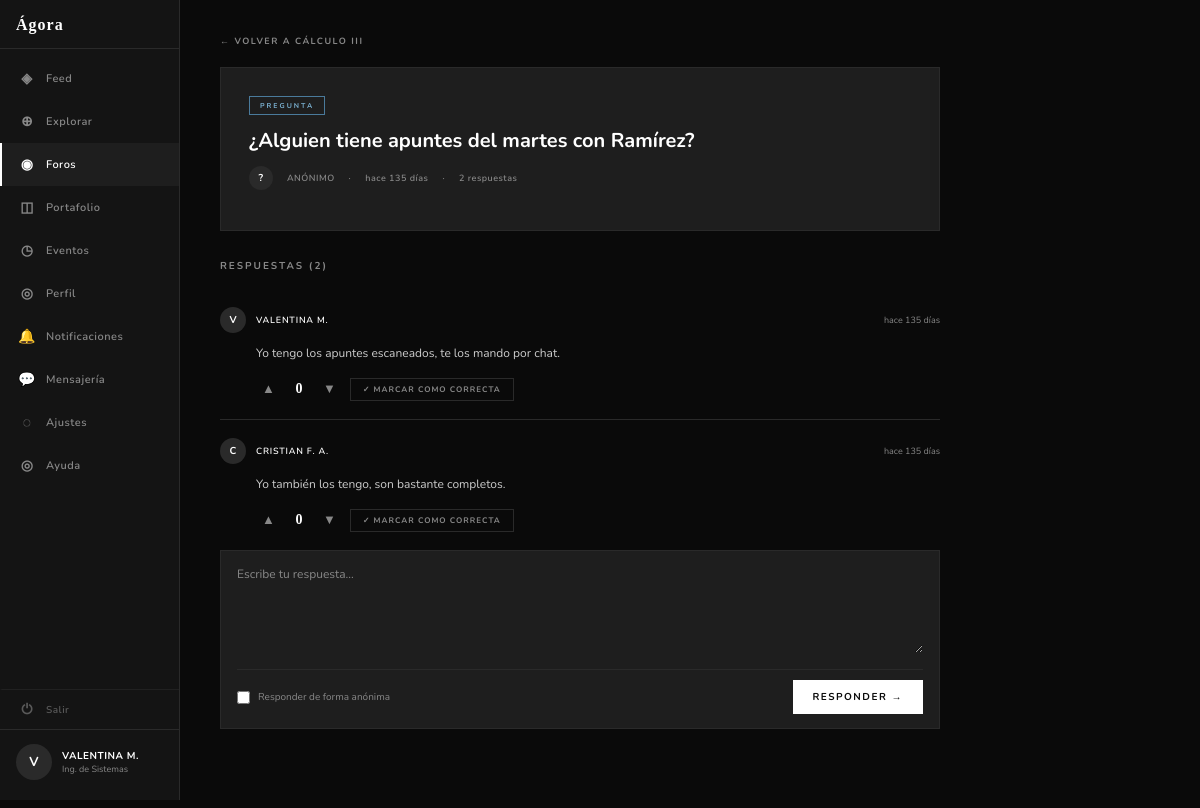
Page /foros/2/pregunta/1 (signed in) on the committed database.
### tables this page shows
CREATE TABLE usuarios (
    id           INTEGER PRIMARY KEY AUTOINCREMENT,
    nombre       TEXT    NOT NULL,
    correo       TEXT    NOT NULL UNIQUE,
    password     TEXT    NOT NULL,
    carrera      TEXT,
    universidad  TEXT,
    semestre     INTEGER,
    bio          TEXT,
    avatar_url   TEXT,
    rol          TEXT    NOT NULL DEFAULT 'estudiante',
                         -- 'estudiante' | 'moderador' | 'admin'
    verificado   INTEGER NOT NULL DEFAULT 0,   -- 1 = verificado
    activo       INTEGER NOT NULL DEFAULT 1,   -- 0 = suspendido/baneado
    creado_en    DATETIME DEFAULT CURRENT_TIMESTAMP
);

CREATE TABLE foros (
    id           INTEGER PRIMARY KEY AUTOINCREMENT,
    nombre       TEXT    NOT NULL UNIQUE,
    descripcion  TEXT,
    categoria    TEXT,   -- 'matematicas' | 'sistemas' | 'campus' | etc.
    creado_por   INTEGER REFERENCES usuarios(id),
    creado_en    DATETIME DEFAULT CURRENT_TIMESTAMP
);

CREATE TABLE preguntas_foro (
    id           INTEGER PRIMARY KEY AUTOINCREMENT,
    foro_id      INTEGER NOT NULL REFERENCES foros(id) ON DELETE CASCADE,
    autor_id     INTEGER REFERENCES usuarios(id),  -- NULL = anónimo
    tipo         TEXT    NOT NULL DEFAULT 'pregunta',
                         -- 'pregunta' | 'apuntes' | 'duda' | 'recurso' | 'debate'
    titulo       TEXT    NOT NULL,
    contenido    TEXT,
    es_anonimo   INTEGER NOT NULL DEFAULT 0,
    creado_en    DATETIME DEFAULT CURRENT_TIMESTAMP
);

CREATE TABLE respuestas_foro (
    id           INTEGER PRIMARY KEY AUTOINCREMENT,
    pregunta_id  INTEGER NOT NULL REFERENCES preguntas_foro(id) ON DELETE CASCADE,
    autor_id     INTEGER REFERENCES usuarios(id),
    contenido    TEXT    NOT NULL,
    es_anonimo   INTEGER NOT NULL DEFAULT 0,
    aceptada     INTEGER NOT NULL DEFAULT 0,  -- 1 = respuesta marcada como correcta
    creado_en    DATETIME DEFAULT CURRENT_TIMESTAMP
);

### app.py (the view)
@app.route('/foros/<int:foro_id>/pregunta/<int:pregunta_id>')
@login_required
def foro_pregunta(foro_id, pregunta_id):
    conn = get_db()
    cur  = conn.cursor()
    cur.execute("SELECT * FROM foros WHERE id = ?", (foro_id,))
    foro = cur.fetchone()
    if not foro:
        conn.close()
        flash('Foro no encontrado.', 'error')
        return redirect(url_for('foros'))
    cur.execute("""
        SELECT pf.*, u.nombre AS autor_nombre
        FROM preguntas_foro pf
        JOIN usuarios u ON u.id = pf.autor_id
        WHERE pf.id = ? AND pf.foro_id = ?
    """, (pregunta_id, foro_id))
    pregunta = cur.fetchone()
    if not pregunta:
        conn.close()
        flash('Pregunta no encontrada.', 'error')
        return redirect(url_for('foro_detalle', foro_id=foro_id))
    pregunta = dict(pregunta)
    pregunta['tiempo_relativo'] = tiempo_relativo(pregunta['creado_en'])
    cur.execute("""
        SELECT rf.id, rf.contenido, rf.es_anonimo, rf.aceptada, rf.creado_en,
               rf.autor_id, u.nombre AS autor_nombre,
               COALESCE((SELECT SUM(v.valor) FROM votos_respuesta v WHERE v.respuesta_id = rf.id), 0) AS votos,
               (SELECT v.valor FROM votos_respuesta v
                WHERE v.respuesta_id = rf.id AND v.usuario_id = ?) AS mi_voto
        FROM respuestas_foro rf
        JOIN usuarios u ON u.id = rf.autor_id
        WHERE rf.pregunta_id = ?
        ORDER BY rf.aceptada DESC, votos DESC, rf.creado_en ASC
    """, (session['user_id'], pregunta_id))
    filas = cur.fetchall()
    conn.close()
    respuestas = []
    for f in filas:
        d = dict(f)
        d['tiempo_relativo'] = tiempo_relativo(d['creado_en'])
        d['mi_voto'] = d['mi_voto'] or 0
        respuestas.append(d)
    es_autor_pregunta = (pregunta.get('autor_id') == session['user_id'])
    return render_template('foros/pregunta.html',
                           foro=dict(foro),
                           pregunta=pregunta,
                           respuestas=respuestas,
                           es_autor_pregunta=es_autor_pregunta)

### app.py (called while the page is built)
def get_db():
    conn = sqlite3.connect(DB)
    conn.row_factory = sqlite3.Row
    return conn

def tiempo_relativo(fecha_str):
    try:
        fecha = datetime.strptime(str(fecha_str), '%Y-%m-%d %H:%M:%S')
    except (ValueError, TypeError):
        return ''
    delta = datetime.now() - fecha
    segundos = int(delta.total_seconds())
    if segundos < 60:
        return 'ahora mismo'
    if segundos < 3600:
        return f'hace {segundos // 60}min'
    if segundos < 86400:
        return f'hace {segundos // 3600}h'
    return f'hace {delta.days} días'

def login_required(f):
    from functools import wraps
    @wraps(f)
    def decorated(*args, **kwargs):
        if not session.get('user_id'):
            return redirect(url_for('login'))
        return f(*args, **kwargs)
    return decorated

### templates/foros/pregunta.html (shortened to what this page needs)
{% extends "compartidos/base.html" %}
{% block content %}
<div class="preg-det-layout">
  {% set pagina_activa = 'foros' %}
  {% include 'compartidos/sidebar.html' %}
  <main class="preg-det-main">
    <a class="btn-back" href="{{ url_for('foro_detalle', foro_id=foro.id) }}">
      ← Volver a {{ foro.nombre }}
    </a>
    <div class="preg-header">
      <span class="preg-tipo-badge {{ pregunta.tipo }}">{{ pregunta.tipo }}</span>
      <h1 class="preg-titulo-grande">{{ pregunta.titulo }}</h1>
      <div class="preg-meta">
        <div class="preg-meta-avatar">
          {% if pregunta.es_anonimo %}?
          {% else %}{{ pregunta.autor_nombre[0].upper() }}{% endif %}
        </div>
        <span>
          {% if pregunta.es_anonimo %}ANÓNIMO
          {% else %}
            <a href="{{ url_for('ver_perfil_usuario', usuario_id=pregunta.autor_id) if pregunta.autor_id else '#' }}"
               style="color:inherit;text-decoration:none;font-weight:700;">{{ pregunta.autor_nombre.upper() }}</a>
          {% endif %}
        </span>
        <span>·</span>
        <span>{{ pregunta.tiempo_relativo }}</span>
        <span>·</span>
        <span>{{ respuestas|length }} respuesta{{ 's' if respuestas|length != 1 else '' }}</span>
      </div>
    </div>
    <div class="resp-header-row">
      <span class="resp-titulo">
        Respuestas ({{ respuestas|length }})
      </span>
    </div>
    {% if respuestas %}
      <div id="lista-respuestas">
        {% for r in respuestas %}
        <div class="resp-card {% if r.aceptada %}aceptada{% endif %}"
             id="resp-{{ r.id }}">
          <div class="resp-autor-row">
            <div class="resp-avatar">
              {% if r.es_anonimo %}?
              {% else %}{{ r.autor_nombre[0].upper() }}{% endif %}
            </div>
            <span class="resp-autor">
              {% if r.es_anonimo %}Anónimo
              {% else %}
                <a href="{{ url_for('ver_perfil_usuario', usuario_id=r.autor_id) if r.autor_id is defined and r.autor_id else '#' }}"
                   style="color:inherit;text-decoration:none;font-weight:600;">{{ r.autor_nombre }}</a>
              {% endif %}
            </span>
            <span class="resp-tiempo">{{ r.tiempo_relativo }}</span>
          </div>
          <div class="resp-texto">{{ r.contenido }}</div>
          <div class="resp-acciones">
            <div class="resp-votos">
              <button class="voto-btn up {% if r.mi_voto == 1 %}activo{% endif %}"
                      onclick="votar({{ r.id }}, 1, this)">▲</button>
              <span class="voto-total" id="votos-{{ r.id }}">{{ r.votos }}</span>
              <button class="voto-btn down {% if r.mi_voto == -1 %}activo{% endif %}"
                      onclick="votar({{ r.id }}, -1, this)">▼</button>
            </div>
            {% if es_autor_pregunta and not r.aceptada %}
              <form method="POST"
                    action="{{ url_for('aceptar_respuesta', pregunta_id=pregunta.id, respuesta_id=r.id) }}"
                    style="display:inline;">
                <button type="submit" class="btn-aceptar">✓ Marcar como correcta</button>
              </form>
            {% endif %}
          </div>
        </div>
        {% endfor %}
      </div>
    {% else %}
      <div class="sin-resp">
        <div class="sin-resp-icon">◉</div>
        <div class="sin-resp-txt">Sin respuestas aún. ¡Sé el primero en ayudar!</div>
      </div>
    {% endif %}
    <form class="resp-form" method="POST"
          action="{{ url_for('nueva_respuesta', foro_id=foro.id, pregunta_id=pregunta.id) }}">
      <textarea name="contenido" maxlength="2000" required
                placeholder="Escribe tu respuesta…"></textarea>
      <div class="resp-form-footer">
        <label class="resp-anonimo">
          <input type="checkbox" name="es_anonimo" value="1">
          Responder de forma anónima
        </label>
        <button type="submit" class="btn-primary">Responder →</button>
      </div>
    </form>
  </main>
</div>
{% endblock %}

### templates/compartidos/sidebar.html (shortened to what this page needs)
<aside class="sidebar">
  <div class="sidebar-top">
    <div class="sidebar-logo">Ágora</div>
    <nav class="sidebar-nav">
      <a class="nav-item {% if pagina_activa == 'feed' %}active{% endif %}"
         href="{{ url_for('feed') }}">
        <span class="nav-icon">◈</span> Feed
      </a>
      <a class="nav-item {% if pagina_activa == 'explorar' %}active{% endif %}"
         href="{{ url_for('explorar') }}">
        <span class="nav-icon">⊕</span> Explorar
      </a>
      <a class="nav-item {% if pagina_activa == 'foros' %}active{% endif %}"
         href="{{ url_for('foros') }}">
        <span class="nav-icon">◉</span> Foros
      </a>
      <a class="nav-item {% if pagina_activa == 'portafolio' %}active{% endif %}"
         href="{{ url_for('portafolio') }}">
        <span class="nav-icon">◫</span> Portafolio
      </a>
      <a class="nav-item {% if pagina_activa == 'eventos' %}active{% endif %}"
         href="{{ url_for('eventos') }}">
        <span class="nav-icon">◷</span> Eventos
      </a>
      <a class="nav-item {% if pagina_activa == 'perfil' %}active{% endif %}"
         href="{{ url_for('perfil') }}">
        <span class="nav-icon">◎</span> Perfil
      </a>
      <a class="nav-item {% if pagina_activa == 'notificaciones' %}active{% endif %}"
         href="{{ url_for('notificaciones') }}"
         id="nav-notificaciones" style="position:relative;">
        <span class="nav-icon">🔔</span> Notificaciones
      </a>
      <a class="nav-item {% if pagina_activa == 'mensajes' %}active{% endif %}"
         href="{{ url_for('mensajes') }}"
         id="nav-mensajes" style="position:relative;">
        <span class="nav-icon">💬</span> Mensajería
      </a>
      <a class="nav-item {% if pagina_activa == 'ajustes' %}active{% endif %}"
         href="{{ url_for('ajustes') }}">
        <span class="nav-icon">◌</span> Ajustes
      </a>
      <a class="nav-item {% if pagina_activa == 'ayuda' %}active{% endif %}"
         href="{{ url_for('ayuda') }}">
        <span class="nav-icon">◎</span> Ayuda
      </a>
    </nav>
  </div>
  <div class="sidebar-bottom">
    <a class="sidebar-logout" href="{{ url_for('logout') }}"
       onclick="return confirm('¿Cerrar sesión?')">
      <span class="nav-icon">⏻</span> Salir
    </a>
      <div class="sidebar-user">
      <div class="user-avatar">{{ session.nombre[0].upper() }}</div>
      <div class="user-info">
        <div class="user-name">{{ session.nombre.upper() }}</div>
        <div class="user-carrera">{{ session.carrera }}</div>
      </div>
    </div>
  </div>
</aside>

### static/css/style.css (style rules this page uses)
:root { --fondo: #0A0A0A; --panel: #141414; --superficie: #1E1E1E; --borde: #2A2A2A; --texto: #FFFFFF; --texto-dim: #888888; --acento: #FFFFFF; --acento-txt: #0A0A0A; --fuente-body: 'Nunito', sans-serif; --fuente-display: Georgia, serif; }
*, *::before, *::after { box-sizing: border-box; margin: 0; padding: 0; }
body { font-family: var(--fuente-body); background: var(--fondo); color: var(--texto); min-height: 100vh; }
a { text-decoration: none; color: inherit; }
.btn-primary { display: inline-flex; align-items: center; justify-content: center; padding: 10px 20px; background: var(--acento); color: var(--acento-txt); font-family: var(--fuente-body); font-size: 10px; font-weight: 700; letter-spacing: 1.5px; text-transform: uppercase; border: none; border-radius: 0; cursor: pointer; transition: opacity 0.15s, transform 0.12s; text-decoration: none; }
.sidebar { width: 180px; min-width: 180px; height: 100vh; background: var(--panel); border-right: 1px solid var(--borde); display: flex; flex-direction: column; justify-content: space-between; padding: 16px 0 20px; position: sticky; top: 0; overflow-y: auto; flex-shrink: 0; }
.sidebar-top { display: flex; flex-direction: column; }
.sidebar-logo { font-family: var(--fuente-display); font-size: 16px; font-weight: bold; color: var(--texto); letter-spacing: 1px; padding: 0 16px 14px; border-bottom: 1px solid var(--borde); margin-bottom: 8px; }
.sidebar-nav { display: flex; flex-direction: column; }
.nav-item { display: flex; align-items: center; gap: 10px; padding: 12px 16px; font-size: 11px; font-weight: 600; letter-spacing: 0.5px; color: var(--texto-dim); cursor: pointer; transition: background 0.12s, color 0.12s; text-decoration: none; border-left: 2px solid transparent; }
.nav-item.active { background: var(--superficie); color: var(--texto); border-left-color: var(--texto); }
.nav-icon { font-size: 14px; width: 18px; text-align: center; flex-shrink: 0; }
.sidebar-bottom { display: flex; flex-direction: column; }
.sidebar-logout { display: flex; align-items: center; gap: 10px; padding: 10px 16px; font-size: 10px; font-weight: 600; letter-spacing: 0.5px; color: var(--texto-dim); text-decoration: none; border-top: 1px solid var(--borde); border-left: 2px solid transparent; transition: background 0.12s, color 0.12s; opacity: 0.6; }
.sidebar-user { padding: 14px 16px 0; border-top: 1px solid var(--borde); display: flex; align-items: center; gap: 10px; }
.user-avatar { width: 36px; height: 36px; border-radius: 50%; background: var(--borde); display: flex; align-items: center; justify-content: center; font-size: 13px; font-weight: 700; color: var(--texto); flex-shrink: 0; }
.user-info { min-width: 0; }
.user-name { font-size: 10px; font-weight: 700; color: var(--texto); letter-spacing: 0.5px; white-space: nowrap; overflow: hidden; text-overflow: ellipsis; }
.user-carrera { font-size: 9px; color: var(--texto-dim); white-space: nowrap; overflow: hidden; text-overflow: ellipsis; }

### rows in the picture
usuarios: nombre "VALENTINA M."
foros: nombre "CÁLCULO III"
preguntas_foro: tipo "PREGUNTA", titulo "¿Alguien tiene apuntes del martes con Ramírez?"
respuestas_foro: nombre "V", autor_nombre "VALENTINA M.", tiempo_relativo "hace 135 días", contenido "Yo tengo los apuntes escaneados, te los mando por chat.", votos "0"
respuestas_foro: nombre "C", autor_nombre "CRISTIAN F. A.", tiempo_relativo "hace 135 días", contenido "Yo también los tengo, son bastante completos.", votos "0"

### other values in the picture
{{ session.nombre[0].upper() }} "V"
{{ session.carrera }} "Ing. de Sistemas"
{{ pregunta.tiempo_relativo }} "hace 135 días"
{{ respuestas|length }} "2"
{{ 's' if respuestas|length != 1 else '' }} "s"
